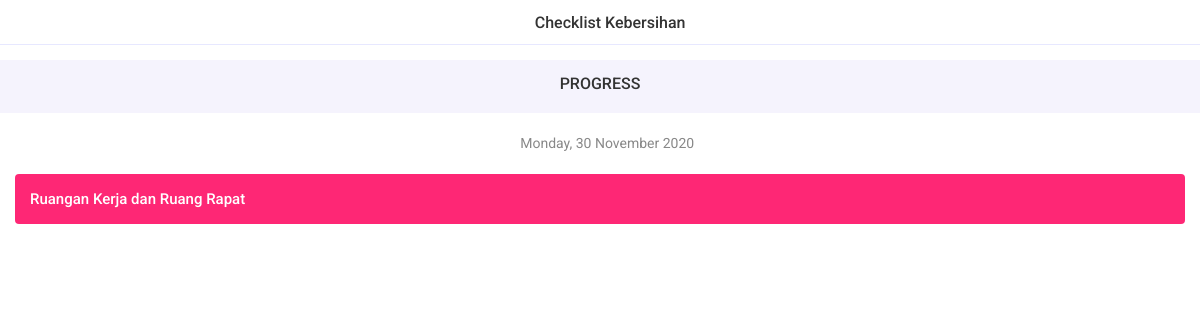
The page /cleaning/progress (signed in) on the database as committed earlier.
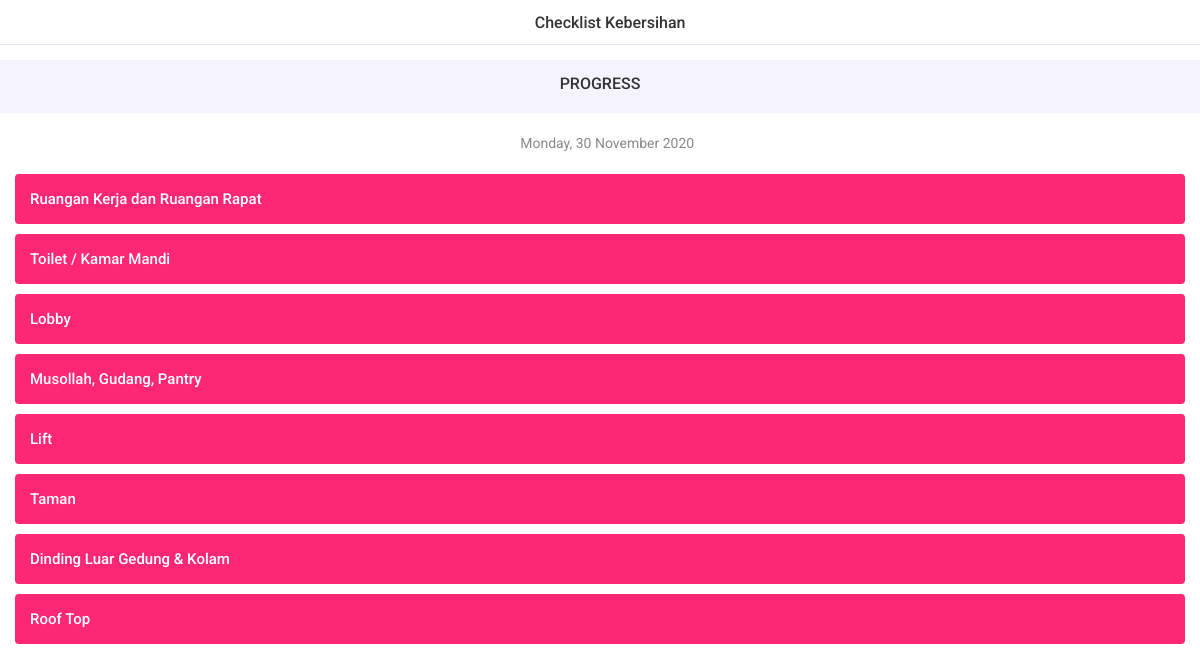
The same page on the database as committed later.
### cleaning/models.py (models this page shows, shortened)
class cln_area(models.Model):
    nama_area = models.CharField(max_length=100, name='namaArea',
                                 verbose_name='Nama Area', unique=True, blank=False, null=False)
    class Meta:
        db_table = ''
        managed = True
        verbose_name = 'area'
        verbose_name_plural = 'areas'

### cleaning/views.py (the view)
# urls.py: path('progress', cln_progress, name='cln_progress'),
@login_required(login_url='user_login')
def cln_progress(request):
    areas = cln_area.objects.all()
    subareas = cln_subarea.objects.all()
    harians = cln_daily.objects.filter(hariIni=date.today())
    areaCount = areas.count()
    context = {
        'areas': areas,
        'subareas': subareas,
        'harians': harians,
        'tanggal': date.today(),
        "areaCount": areaCount,
        'title': 'Checklist Kebersihan'
    }
    return render(request, 'cleaning/cln_progress.html', context)

### templates/cleaning/cln_progress.html (shortened to what this page needs)
{% extends "base.html" %}{% load static %}
{% block navbar %}
<div class="left"><a href="{% url 'cln_home' %}" class="link"><i class="icon ion-ios-arrow-back"></i></a>
</div>
<div class="title">{{title}}</div>
{% endblock navbar %}
{% block page_wrapper %}
<div class="newsletter bg-lightblue">
    <div class="separator-small"></div>
    <div class="section-title text-center title-large">
        <h6>PROGRESS</h6>
    </div>
    <div class="separator-small"></div>
</div>
<div class="separator-medium"></div>
<div class="faq">
    <div class="container">
        <div class="title-faq">
            <p><i class="icon ion-ios-calendar"></i> {{tanggal | date:"l, d F Y"}}</p>
        </div>
    </div>
</div>
<div class="separator-medium"></div>
{% if areaCount == 0 %}
<div class="maintenance">
    <div class="container">
        <img src="{% static 'images/maintenance.png' %}" height="300" width="300" alt="">
        <h5 class="mb-5" style="color: red;"><strong>Area Not Found</strong></h5>
        <div class="button-default">
            <div class="row">
                <div class="col-6">
                    <a href="{% url 'cln_settings' %}" class="button">Settings</a>
                </div>
                <div class="col-6">
                    <a href="{% url 'cln_area_add' %}" class="button button-outline">Create Area</a>
                </div>
            </div>
        </div>
    </div>
</div>
{% else %}
<div id="accordionParent" class="accordion accordion-inset">
    {% for area in areas %}
    <div class="accordion-item">
        <div class="accordion-title collapsed" data-toggle="collapse" data-target="#accordionTwo{{area.pk}}">
            {{area.namaArea}}
        </div>
    </div>
    {% endfor %}
</div>
{% endif %}
{% endblock page_wrapper %}

Rows that differ between the two databases and show on the page:
removed cln_area: namaArea "Ruangan Kerja dan Ruang Rapat"
added cln_area: namaArea "Ruangan Kerja dan Ruangan Rapat"
added cln_area: namaArea "Toilet / Kamar Mandi"
added cln_area: namaArea "Lobby"
added cln_area: namaArea "Musollah, Gudang, Pantry"
added cln_area: namaArea "Lift"
added cln_area: namaArea "Taman"
added cln_area: namaArea "Dinding Luar Gedung & Kolam"
added cln_area: namaArea "Roof Top"
